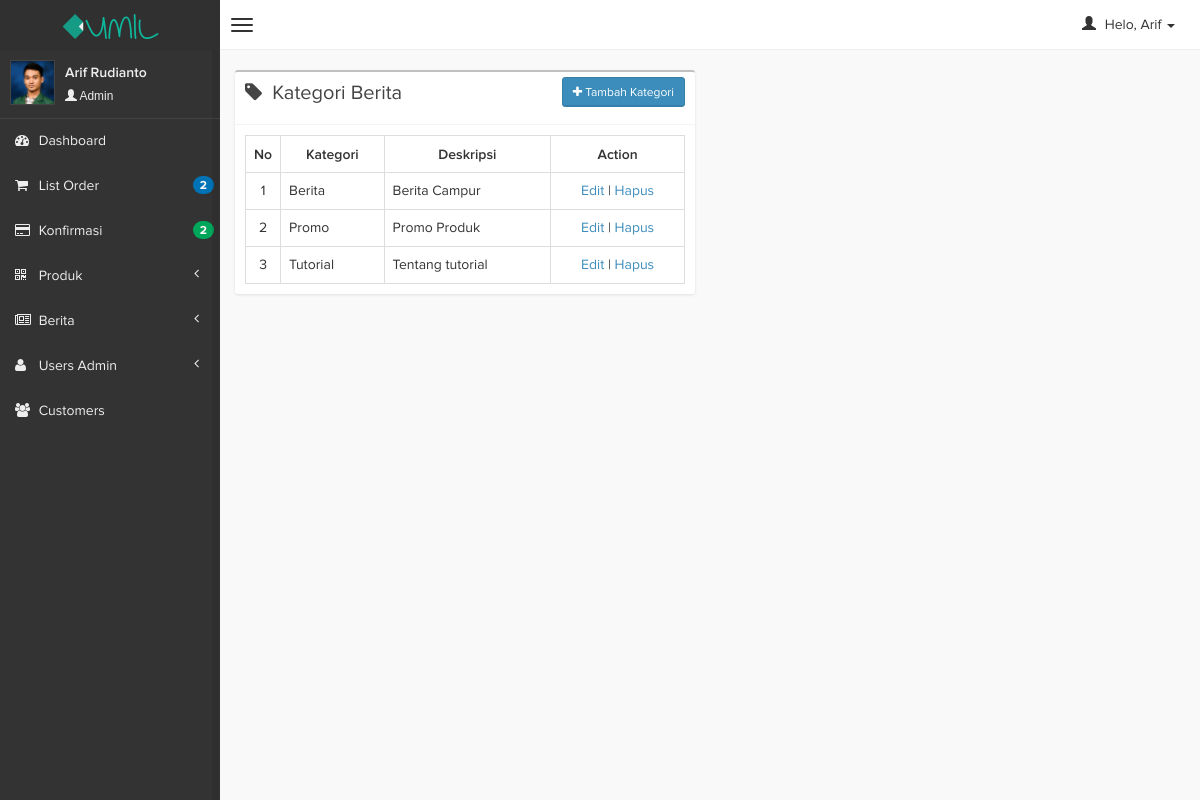
Page /hijab/admin/index.php?page=kategoriberita&act=listkategori (signed in) on the committed database.
### tables this page shows
CREATE TABLE IF NOT EXISTS `berita_kategori` (
`kategori_id` int(3) NOT NULL,
  `kategori_nama` varchar(25) NOT NULL,
  `kategori_desk` varchar(100) NOT NULL
);

### hijab/admin/page/berita/kategori.php (the view, shortened to what this page needs)
<?php
$proses = "page/berita/proses.php";
switch ($_GET['act']) {
    case 'listkategori':
        ?>
        <div class="row">
            <section class="col-lg-6 connectedSortable">
                <div class="box">
                    <div class="box-header">
                        <i class="fa fa-tag"></i>
                        <h3 class="box-title">Kategori Berita</h3>
                        <div class="pull-right box-tools">
                            <a href="?page=kategoriberita&act=addkategori" class="btn btn-primary btn-sm" style="color:#fff"><i class="fa fa-plus"></i> Tambah Kategori</a>
                        </div>
                    </div>
                    <div class="box-body">
                        <table class="table table-bordered">
                            <tr>
                                <th style="width: 10px; text-align:center">No</th>
                                <th style="text-align:center">Kategori</th>
                                <th style="text-align:center">Deskripsi</th>
                                <th style="text-align:center; width: auto">Action</th>
                            </tr>
                            <?php
                            $query = mysql_query("select * from berita_kategori where kategori_id not like '1' order by kategori_nama");
                            $no = 1;
                            $cek_kategori = mysql_num_rows($query);
                            if ($cek_kategori != 0) {
                                while ($d = mysql_fetch_array($query)) {
                                    echo "<tr>
                                        <td align='center'>$no</td>
                                        <td>".ucwords($d['kategori_nama'])."</td>
                                        <td>".ucfirst($d['kategori_desk'])."</td>
                                        <td align='center'>
                                            <a href='?page=kategoriberita&act=editkategori&id=$d[kategori_id]'>Edit</a> |
                                            <a href='$proses?page=kategoriberita&act=hapuskategori&id=$d[kategori_id]' onclick='return confirm(\"Apakah anda yakin akan menghapusnya?\");'>Hapus</a>
                                        </td></tr>";
                                    $no++;
                                }
                            } else {
                                echo "<tr>
                                        <td colspan='3' align='center'>Tidak ada kategori</td></tr>";
                            }
                            ?>
                        </table>
                    </div>
                </div>
            </section>
        </div>
        <?php
        break;
        ?>
        <?php
}
?>

### rows in the picture
berita_kategori: kategori_nama "Berita", kategori_desk "Berita Campur"
berita_kategori: kategori_nama "Promo", kategori_desk "Promo Produk"
berita_kategori: kategori_nama "Tutorial", kategori_desk "Tentang tutorial"

### other values in the picture
$user[0] "Arif"
$_SESSION['fullname'] "Arif Rudianto"
$_SESSION['level'] "Admin"
$notif['order'] "2"
$notifp['pembayaran'] "2"
